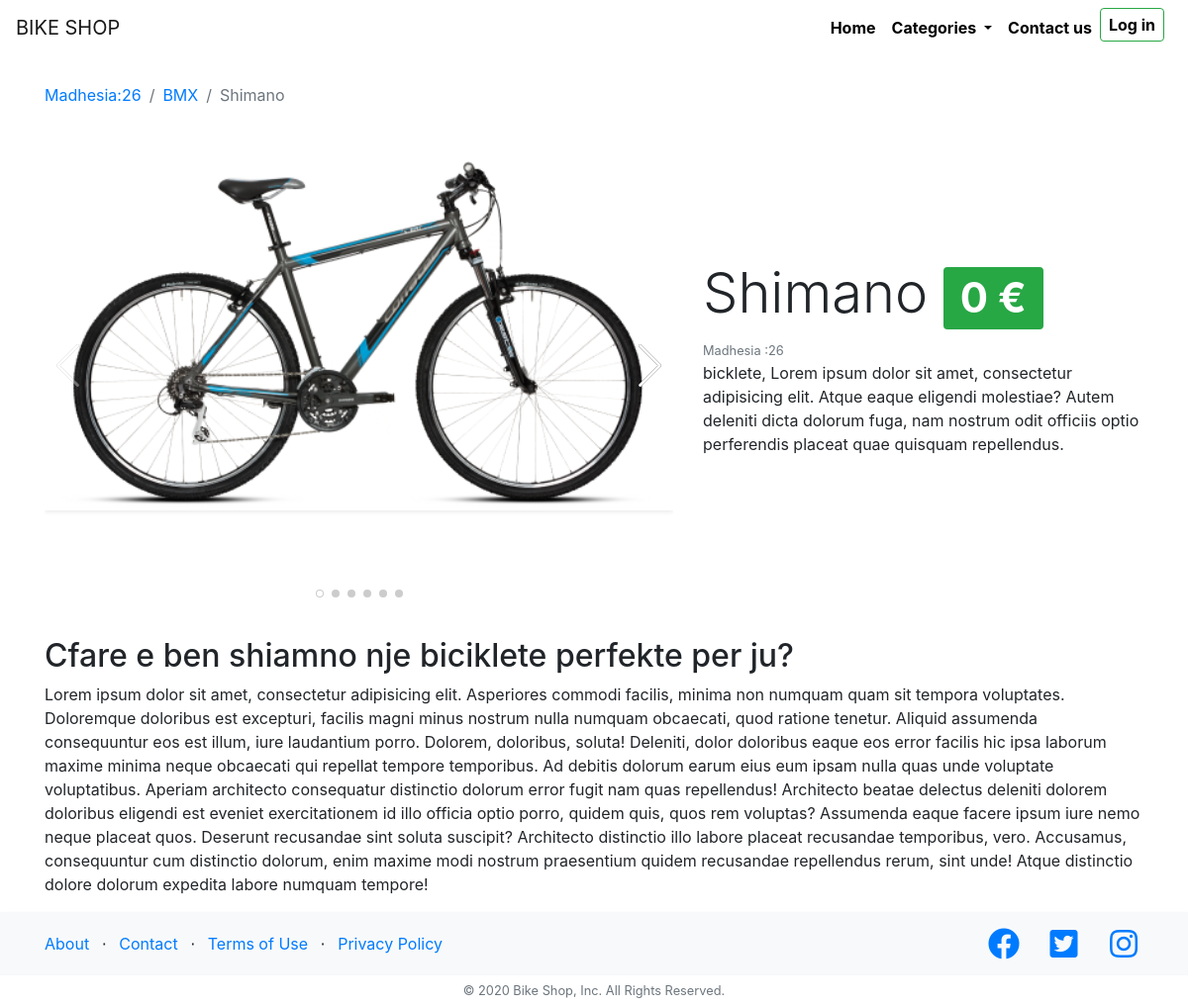
The app's page /bike/Shimano with its own data.
### shop/models.py (models this page shows, shortened)
class Bikes(models.Model):
    name = models.CharField(max_length=35, default="Shimano")
    size = models.CharField(max_length=2, default=26)
    color = models.CharField(max_length=10, default="Blu")
    description = models.TextField(default="bicklete")
    full_description = RichTextField(blank=True, null=True)
    price = models.CharField(max_length=5, default=0)
    image = models.ImageField(default="defalut.png")
    age_category = models.CharField(default=16, max_length=15)
    bike_categories = models.CharField(default="BMX", max_length=50)
    class Meta:
        verbose_name_plural = 'Bikes'

### shop/views.py (the view)
# urls.py: path('bike/<name>', views.details, name='details'),
def details(request, name):
    selected_bike = Bikes.objects.get(name=name)
    show_bike = {'bike': selected_bike}
    return render(request, 'shop/details.html', show_bike)

### shop/templates/shop/details.html (shortened to what this page needs)
{% extends 'shop/layout.html' %}
{% load static %}
{% block extrahead  %}
    <link rel="stylesheet" href="{% static 'shop/fix_navbar.css' %}">
    <link rel="stylesheet" href="{% static 'shop/libraries/swiper/swiper-bundle.min.css' %}">
{% endblock %}
{% block content %}
<div class="container mt-5 pt-4">
    <div class="row align-items-center">
        <div class="col-md-12">
            <nav aria-label="breadcrumb">
              <ol class="breadcrumb bg-transparent pl-0 mb-0">
                <li class="breadcrumb-item"><a href="/search?size={{ bike.size }}">Madhesia:{{bike.size}}</a></li>
                <li class="breadcrumb-item"><a href="/category/{{ bike.bike_categories }}">{{ bike.bike_categories }}</a></li>
                <li class="breadcrumb-item active" aria-current="page">{{ bike.name }}</li>
              </ol>
            </nav>
        </div>
        <div class="col-md-5 order-md-2">
            <h1 class="display-4 text-capitalize">{{bike.name}} <span class="badge badge-success">{{bike.price}} &euro;</span></h1>
            <small class="text-muted">Madhesia :{{bike.size}}</small>
            <p>
                {{bike.description}},
                Lorem ipsum dolor sit amet, consectetur adipisicing elit. Atque eaque eligendi molestiae? Autem deleniti dicta dolorum fuga, nam nostrum odit officiis optio perferendis placeat quae quisquam repellendus.
            </p>
        </div>
        <div class="col-md-7 order-md-1">
            <div class="swiper-container">
              <div class="swiper-wrapper">
                <div class="swiper-slide">
                  <img src="{{bike.image.url}}" class="shadow-sm bike-img swiper-lazy" alt="{{bike.name}}">
                </div>
              </div>
              <div class="swiper-pagination swiper-pagination-white"></div>
              <div class="swiper-button-next swiper-button-white"></div>
            </div>
        </div>
    </div>
    <div class="row mt-4">
        <div class="col-md-12">
            <div class="full-description">
                {{ bike.full_description | safe}}
            </div>
        </div>
    </div>
</div>
{% endblock %}

### shop/static/shop/home.css (style rules this page uses)
html { position: relative; min-height: 100%; }
body { margin-bottom: 95px; }

### shop/static/shop/fix_navbar.css (style rules this page uses)
.bike-img { width: 100%; max-width: 800px; height: auto; }

### shop/templates/shop/details.html (style rules this page uses)
.swiper-slide { text-align: center; font-size: 18px; }
.swiper-button-white { text-shadow: 0 0 #000000; }
.swiper-slide { min-height: 500px; }

### records on screen
Bikes: size "26", bike_categories "BMX", name "Shimano", price "0", description "bicklete", image (picture), full_description "Cfare e ben shiamno nje biciklete perfekte per ju? Lorem ipsum dolor sit amet, consectetur adipisicing elit. Asperiores commodi facilis, minima non numquam quam sit tempora voluptates. Doloremque doloribus est excepturi, facilis magni minus nostrum nulla numquam obcaecati, quod ratione tenetur. Aliquid assumenda consequuntur eos est illum, iure laudantium porro. Dolorem, doloribus, soluta! Deleniti, dolor doloribus eaque eos error facilis hic ipsa laborum maxime minima neque obcaecati qui repellat tempore temporibus. Ad debitis dolorum earum eius eum ipsam nulla quas unde voluptate voluptatibus. Aperiam architecto consequatur distinctio dolorum error fugit nam quas repellendus! Architecto…"
